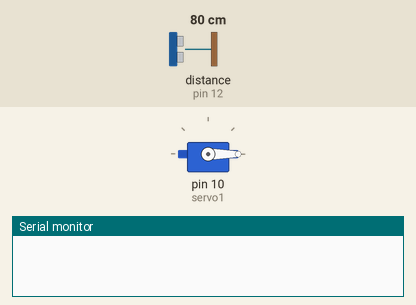
Bench run of a sketch on a simulated Arduino Mega 2560, built with avr-gcc and run on an emulated ATmega2560. Shown: servo, the last lines printed to the serial monitor. Wiring (inferred from the names in the program): ultrasonic range finder: trigger pin 11; echo pin 12. The inputs (shaded band) are chosen by the test bench; at power-on: distance to the obstacle (sensor on pin 12) 80 cm. The echo pulse lasts 58.3 µs per cm.

Above: at 0.05 s.
At 1.15 s:
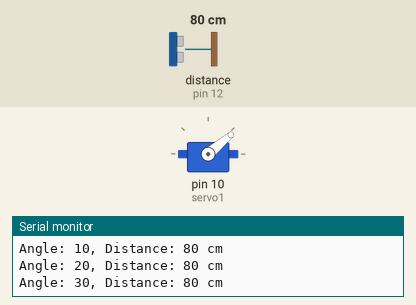
At 1.4 s:
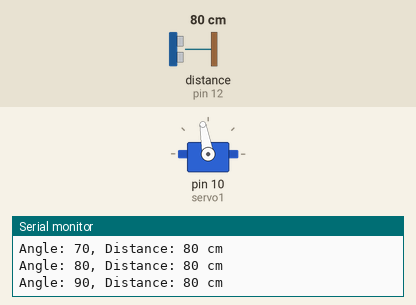
At 1.65 s:
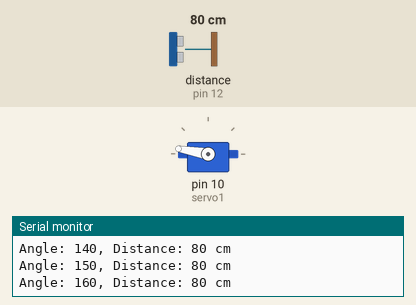
Timing chart, 0 to 8.7 s (numbered marks = the images above):
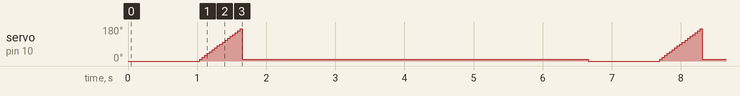

Measured:
- by itself, servo on pin 10 (servo1): repeats every 6.7 s: 20° 0.04 s, 30° 0.04 s, 40° 0.04 s, 50° 0.04 s, 60° 0.04 s, 70° 0.04 s, 80° 0.04 s, 90° 0.04 s, 100° 0.04 s, 110° 0.04 s, 120° 0.04 s, 130° 0.04 s, 140° 0.04 s, 150° 0.04 s, 160° 0.04 s, 170° 0.03 s, 10° 5.0 s, 0° 1.0 s, 10° 0.04 s

The sketch:

SRF05_servo_nearest_obstacle.ino
```cpp
/*
SRF05_servo_nearest_obstacle - Find the nearest obstacle and turn the sensor in its direction

Connections:
 SRF05 -> Arduino Mega 2560
 Vcc - 5V
 GND - GND
 TRIG - 11
 ECHO - 12

 Servo -> Arduino Mega 2560
 RED - 5V
 BROWN - GND
 ORANGE - 10
*/
#include <Servo.h>  // servo library, note that this library disables PWM on pins 9 and 10!
#define TRIG 11 // the SRF05 Trig pin
#define ECHO 12 // the SRF05 Echo pin
#define SENSOR_STEP 10 // 5 degrees
#define NUMBER_OF_REPEATED_MEASURES 3
int numberOfSteps = int(180 / SENSOR_STEP);
unsigned long pulseTime;
unsigned long srfDistanceArray[180 / SENSOR_STEP]; // 180/step (where step is equal to 5)
unsigned long minimumDistanceThreshold = 5;
unsigned long maximumDistanceThreshold = 100;
//unsigned long SRFmeasurementsArray[NUMBER_OF_REPEATED_MEASURES];
Servo servo1;  // servo control object

void setup(){
  pinMode(TRIG,OUTPUT);
  pinMode(ECHO,INPUT);
  servo1.attach(10);
  Serial.begin(9600);
}// void setup()

float measurement(){
  digitalWrite(TRIG,HIGH);
  delayMicroseconds(10);
  digitalWrite(TRIG,LOW);
  // wait for the pulse to return. The pulse
  // goes from low to HIGH to low, so we specify
  // that we want a HIGH-going pulse below:
  pulseTime = pulseIn(ECHO,HIGH);
  return pulseTime / 58.00;
}// float measurement()

boolean checkNeighborhood(int arrayIndex){
  unsigned long loweNeighborDiff = abs(srfDistanceArray[arrayIndex]-srfDistanceArray[arrayIndex-1]);
  unsigned long upperNeighborDiff = abs(srfDistanceArray[arrayIndex]-srfDistanceArray[arrayIndex+1]);
  if (loweNeighborDiff<20 || upperNeighborDiff<20){
    return true;
  }
  else{
    return false;
  }
}// boolean checkNeighborhood(int arrayIndex)

int measurementsDataMin(){
  unsigned long minDistance = maximumDistanceThreshold; // srfDistanceArray[0];
  int index = 0;
  for (int i=1; i<numberOfSteps-2; i++){
    if(srfDistanceArray[i]>minimumDistanceThreshold && srfDistanceArray[i] < minDistance){
      if(checkNeighborhood(i)){ // if TRUE
        index = i;
        minDistance = srfDistanceArray[i];
      }
    }
  }// for
  index = index*SENSOR_STEP;
  return index;
}// int measurementsDataMin()

/*
unsigned long getAverageDistance(){
  unsigned long averageDistance;
  unsigned long currentMeasurement;
  unsigned long sumOfDistances = 0;
  unsigned int numberOfValidMeasurements = 0;
  for(int i=0; i<NUMBER_OF_REPEATED_MEASURES-1; i++){
       currentMeasurement = measurement();
       delay(10);
       if(currentMeasurement>5){
         sumOfDistances = sumOfDistances+currentMeasurement;
         numberOfValidMeasurements++;
       }
  }// for
  averageDistance = sumOfDistances/numberOfValidMeasurements;
  return averageDistance;
}
*/

void loop(){
  int position;
  int nearestObstaclePosition;
  int arrayIndex = 0;
  servo1.write(0);     // Tell servo to go to 0 degrees
  delay(1000);         // Pause to get it time to move

  for(position = 0; position < 180; position += SENSOR_STEP){ // Tell servo to go to 180 degrees, stepping by 5 degrees
    servo1.write(position);  // Move to next position
    delay(31);               // Short pause to allow it to move, min 20ms
    if(arrayIndex<numberOfSteps-1){
       srfDistanceArray[arrayIndex] = measurement(); //getAverageDistance();
       //arrayIndex++;
    }
    Serial.println("Angle: "+String(position)+ ", Distance: "+String(srfDistanceArray[arrayIndex])+" cm");
    arrayIndex++;
  }
  nearestObstaclePosition = measurementsDataMin();
  servo1.write(nearestObstaclePosition);     // Tell servo to go to nearest obstacle position
  Serial.println("nearestObstaclePosition: "+String(nearestObstaclePosition));
  delay(5000);         // Pause to get it time to move
}// void loop()
```
